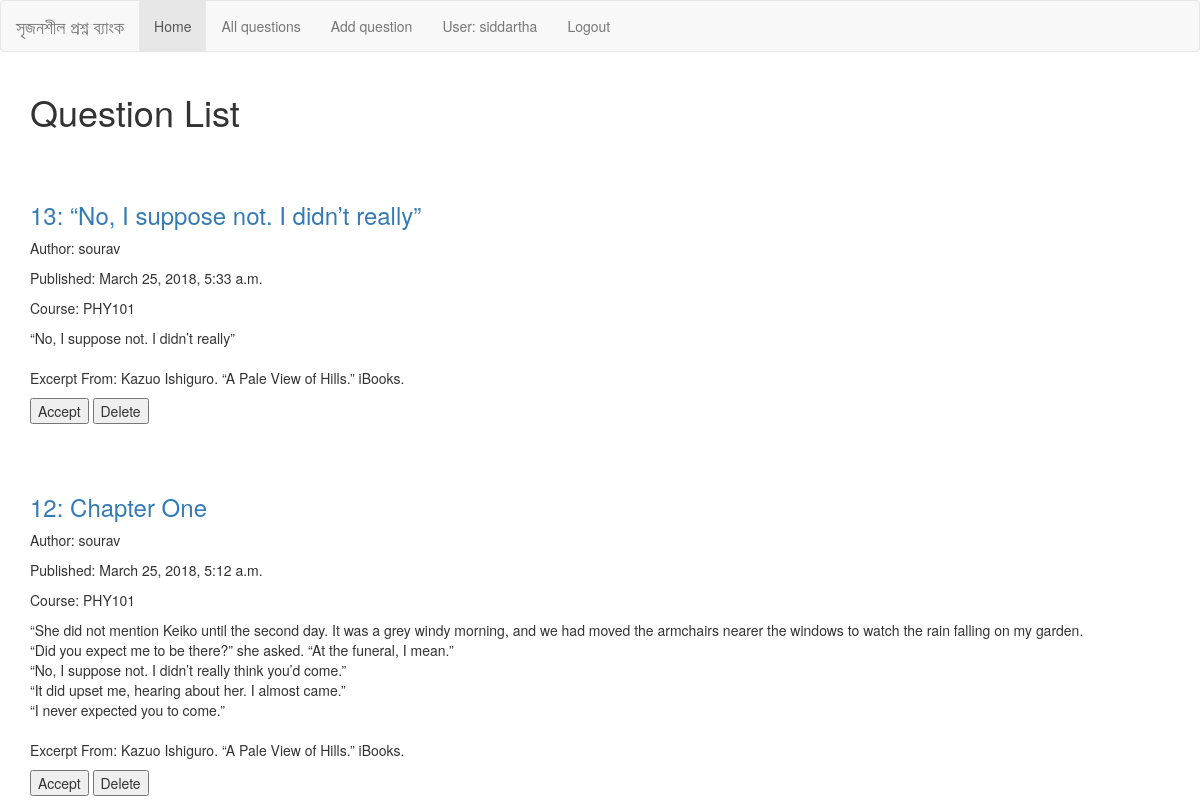
Screenshot of /qb_admin/ (signed in) with the database file from the repository.
### add_content/models.py (models this page shows, shortened)
class Question(models.Model):
    question_name = models.TextField(max_length=300, null=True)
    question_text = models.TextField(max_length=3000)
    user = models.ForeignKey(
        settings.AUTH_USER_MODEL,
        on_delete=models.CASCADE,
        null=True,
    )
    pub_date = models.DateTimeField("Date published")
    STATUS_CHOICES = (
        (ACCEPTED, "Accepted"),
        (PENDING, "Pending"),
        (DISCARDED, "Discarded"),
        (OUTDATED, "Outdated"),
        (USED, "Used"),
        (DELETED, "Deleted"),
    )
    status = models.CharField(
        max_length=9,
        choices=STATUS_CHOICES,
        default=PENDING,
        null=True,
    )
    course = models.ForeignKey(
        Course,
        on_delete=models.CASCADE,
        null=True,
    )
    chapter = models.ForeignKey(
        Chapter,
        on_delete=models.CASCADE,
        null=True,
    )
    difficulty = models.TextField(max_length=20, null=True)
    category = models.TextField(max_length=20, null=True)
    medium = models.TextField(max_length=20, null=True)

class Course(models.Model):
    course_code = models.CharField(max_length=10)
    class_no = models.CharField(max_length=10)
    subject = models.CharField(max_length=10)
    def __str__(self):
        return self.course_code

### qb_admin/views.py (the view)
# urls.py: path('', views.IndexView.as_view(), name='index'),
class IndexView(LoginRequiredMixin, generic.ListView):
    template_name = 'qb_admin/index.html'
    context_object_name = 'latest_question_list'
    def get_queryset(self):
        user_detail = UserDetail.objects.get(user=self.request.user)
        user_group = user_detail.user_group
        user_access = RoleTable.objects.filter(
            user_group=user_group,
            access_name="ACC_PENDING_QUESTION"
        )
        if not user_access:
            return Question.objects.none()
        """Return the last five published questions."""
        return Question.objects.order_by('-pub_date')

### qb_admin/templates/qb_admin/index.html (shortened to what this page needs)
{% extends "base_generic.html" %}
{% block content %}
{% if user.is_authenticated %}
    <h1>Question List</h1>
    {% if latest_question_list %}
        {% for question in latest_question_list %}
            {% if question.status == "PENDING" %}
                <br><br>
                <h3><a href="{% url 'questions:detail' question.id %}">
                    {{ question.id }}: {{question.question_name}}</a></h3>
                <p>Author: {{ question.user }}</p>
                <p>Published: {{ question.pub_date }}</p>
                <p>Course: {{ question.course }}</p>
                <p>{{ question.question_text|linebreaksbr }}</p>
                <p><form action={{question.id}} method="post">
                    <input type="submit" name="question_accept" value="Accept" />
                    <input type="submit" name="question_delete" value="Delete" />
                    </form></p>
            {% endif %}
        {% endfor %}
    {% else %}
        <p>No polls are available.</p>
    {% endif %}
{% else %}
    <p>Sorry, You cannot see this page.</p>
{% endif %}
{% endblock %}

### add_content/templates/base_generic.html (shortened to what this page needs)
<!DOCTYPE html>
<html lang="en">
<head>
  <link rel="stylesheet" href="https://maxcdn.bootstrapcdn.com/bootstrap/3.3.7/css/bootstrap.min.css">
  {% load static %}
  <link rel="stylesheet" href="/static/css/styles.css">
</head>
<body>
  {% block navbar %}
  <nav class="navbar navbar-default">
    <div class="container-fluid">
      <div class="navbar-header">
        <a class="navbar-brand" href="#">সৃজনশীল প্রশ্ন ব্যাংক</a>
      </div>
      <ul class="nav navbar-nav">
        <li class="active"><a href="{% url 'questions:index' %}">Home</a></li>
        <li><a href="#">All questions</a></li>
        <li><a href="{% url 'questions:add_question' %}">Add question</a></li>
        {% if user.is_authenticated %}
        <li><a href="{% url 'questions:profile' %}">User: {{ user.get_username }}</a></li>
        <li><a href="{% url 'logout'%}">Logout</a></li>
        {% else %}
        <li><a href="{% url 'login'%}">Login</a></li>
        {% endif %}
      </ul>
    </div>
  </nav>
  {% endblock %}
  <div class="container">
    {% block content %}{% endblock %}
  </div>
</body>
</html>

### rows the page displays
Question: id "13", question_name "“No, I suppose not. I didn’t really”", user "sourav", pub_date "March 25, 2018, 5:33 a.m.", course "PHY101", question_text "“No, I suppose not. I didn’t really” Excerpt From: Kazuo Ishiguro. “A Pale View of Hills.” iBooks."
Question: id "12", question_name "Chapter One", user "sourav", pub_date "March 25, 2018, 5:12 a.m.", course "PHY101", question_text "“She did not mention Keiko until the second day. It was a grey windy morning, and we had moved the armchairs nearer the windows to watch the rain falling on my garden. “Did you expect me to be there?” she asked. “At the funeral, I mean.” “No, I suppose not. I didn’t really think you’d come.” “It did upset me, hearing about her. I almost came.” “I never expected you to come.” Excerpt From: Kazuo Ishiguro. “A Pale View of Hills.” iBooks."

### other values shown
{{ user.get_username }} "siddartha"
